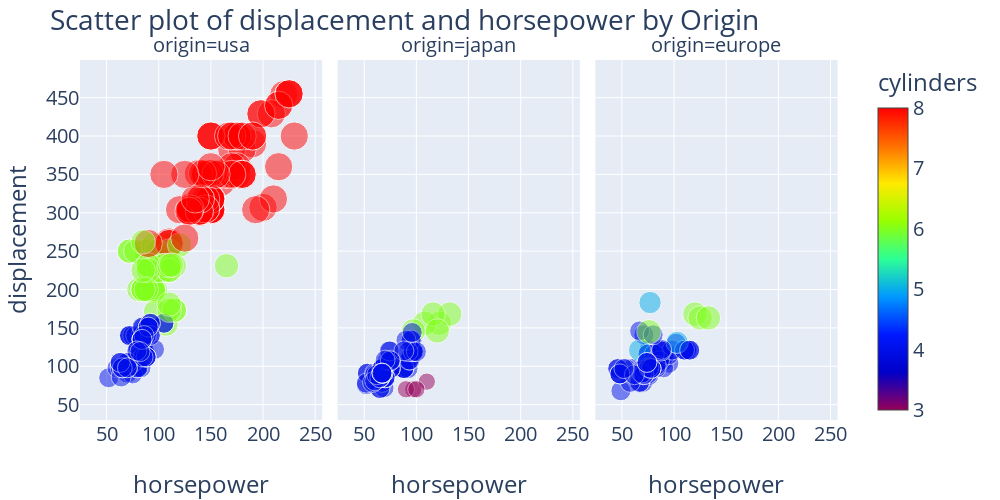

Here is the notebook cell this chart was saved with:
### Code cell
x = df.columns[3]
y = df.columns[2]
fig = px.scatter(df, x=x, y=y, color='cylinders', size='cylinders',facet_col="origin",
                 color_continuous_scale=px.colors.sequential.Rainbow,opacity=0.5,
                 width = 1000, height = 500)
fig.layout.title = f'Scatter plot of {y} and {x} by Origin'
fig.layout.font = dict(size = 20)
fig.show()

### Figure 1 — Plotly figure (JSON) as saved in the notebook; plotly's stock layout.template omitted (floating-point values rounded to 4 significant figures; data arrays with more than 128 entries replaced by an {"elided": "..."} marker saying what was removed)
{"data": [{"hoverlabel": {"namelength": 0}, "hovertemplate": "origin=usa<br>horsepower=%{x}<br>displacement=%{y}<br>cylinders=%{marker.color}", "legendgroup": "", "marker": {"color": {"elided": "249 int values"}, "coloraxis": "coloraxis", "opacity": 0.5, "size": {"elided": "249 int values"}, "sizemode": "area", "sizeref": 0.02, "symbol": "circle"}, "mode": "markers", "name": "", "showlegend": false, "type": "scatter", "x": {"elided": "249 int values"}, "xaxis": "x", "y": {"elided": "249 float values"}, "yaxis": "y"}, {"hoverlabel": {"namelength": 0}, "hovertemplate": "origin=japan<br>horsepower=%{x}<br>displacement=%{y}<br>cylinders=%{marker.color}", "legendgroup": "", "marker": {"color": [4, 4, 4, 4, 4, 4, 4, 3, 4, 4, 4, 4, 4, 3, 6, 4, 4, 4, 4, 4, 4, 4, 4, 4, 4, 4, 4, 4, 6, 4, 4, 4, 4, 6, 3, 4, 4, 4, 4, 4, 4, 4, 4, 4, 4, 4, 4, 4, 4, 4, 4, 4, 4, 4, 4, 6, 3, 4, 4, 4, 4, 4, 4, 4, 4, 4, 4, 4, 6, 6, 4, 4, 4, 4, 4, 4, 4, 4, 4], "coloraxis": "coloraxis", "opacity": 0.5, "size": [4, 4, 4, 4, 4, 4, 4, 3, 4, 4, 4, 4, 4, 3, 6, 4, 4, 4, 4, 4, 4, 4, 4, 4, 4, 4, 4, 4, 6, 4, 4, 4, 4, 6, 3, 4, 4, 4, 4, 4, 4, 4, 4, 4, 4, 4, 4, 4, 4, 4, 4, 4, 4, 4, 4, 6, 3, 4, 4, 4, 4, 4, 4, 4, 4, 4, 4, 4, 6, 6, 4, 4, 4, 4, 4, 4, 4, 4, 4], "sizemode": "area", "sizeref": 0.02, "symbol": "circle"}, "mode": "markers", "name": "", "showlegend": false, "type": "scatter", "x": [95, 88, 88, 95, 65, 69, 95, 97, 92, 97, 88, 88, 94, 90, 122, 67, 65, 52, 61, 97, 93, 75, 96, 97, 53, 53, 70, 75, 108, 68, 70, 75, 67, 97, 110, 52, 70, 60, 95, 97, 95, 97, 68, 65, 65, 60, 65, 90, 75, 92, 75, 65, 65, 67, 67, 132, 100, 72, 58, 60, 67, 65, 62, 68, 75, 75, 100, 74, 116, 120, 68, 68, 88, 75, 70, 67, 67, 67, 96], "xaxis": "x2", "y": [113, 97, 97, 113, 71, 72, 113, 70, 97, 120, 97, 97, 108, 70, 156, 79, 71, 76, 83, 120, 108, 97, 134, 119, 91, 91, 85, 97, 156, 98, 85, 97, 97, 146, 80, 78, 85, 91, 134, 119, 134, 119, 98, 86, 85, 89, 86, 134, 120, 119, 108, 86, 85, 91, 97, 168, 70, 107, 79, 81, 97, 85, 89, 91, 107, 108, 119, 120, 168, 146, 91, 91, 120, 107, 108, 91, 91, 91, 144], "yaxis": "y2"}, {"hoverlabel": {"namelength": 0}, "hovertemplate": "origin=europe<br>horsepower=%{x}<br>displacement=%{y}<br>cylinders=%{marker.color}", "legendgroup": "", "marker": {"color": [4, 4, 4, 4, 4, 4, 4, 4, 4, 4, 4, 4, 4, 4, 4, 4, 4, 4, 4, 4, 4, 4, 4, 4, 4, 4, 4, 4, 4, 4, 4, 4, 4, 4, 4, 4, 4, 4, 4, 4, 6, 4, 4, 4, 4, 4, 5, 6, 4, 6, 4, 4, 5, 4, 4, 4, 4, 4, 4, 5, 4, 4, 4, 4, 4, 4, 4, 6, 4, 4], "coloraxis": "coloraxis", "opacity": 0.5, "size": [4, 4, 4, 4, 4, 4, 4, 4, 4, 4, 4, 4, 4, 4, 4, 4, 4, 4, 4, 4, 4, 4, 4, 4, 4, 4, 4, 4, 4, 4, 4, 4, 4, 4, 4, 4, 4, 4, 4, 4, 6, 4, 4, 4, 4, 4, 5, 6, 4, 6, 4, 4, 5, 4, 4, 4, 4, 4, 4, 5, 4, 4, 4, 4, 4, 4, 4, 6, 4, 4], "sizemode": "area", "sizeref": 0.02, "symbol": "circle"}, "mode": "markers", "name": "", "showlegend": false, "type": "scatter", "x": [46, 87, 90, 95, 113, 90, 70, 76, 60, 54, 112, 76, 87, 69, 46, 90, 49, 75, 91, 112, 110, 83, 67, 78, 75, 75, 67, 71, 70, 95, 88, 98, 115, 86, 81, 83, 70, 71, 102, 88, 120, 58, 78, 78, 110, 48, 103, 125, 115, 133, 71, 71, 77, 71, 69, 76, 78, 48, 48, 67, 67, null, 62, 88, 74, null, 80, 76, 74, 52], "xaxis": "x3", "y": [97, 110, 107, 104, 121, 116, 79, 88, 97, 97, 121, 121, 120, 96, 97, 98, 68, 116, 114, 121, 121, 98, 79, 97, 90, 116, 79, 90, 90, 115, 120, 121, 121, 107, 116, 101, 90, 97, 130, 120, 168, 79, 97, 97, 121, 90, 131, 163, 121, 163, 89, 89, 183, 141, 91, 98, 97, 90, 90, 121, 146, 85, 89, 122, 105, 100, 141, 145, 105, 97], "yaxis": "y3"}], "layout": {"annotations": [{"font": {}, "showarrow": false, "text": "origin=usa", "x": 0.1567, "xanchor": "center", "xref": "paper", "y": 1, "yanchor": "bottom", "yref": "paper"}, {"font": {}, "showarrow": false, "text": "origin=japan", "x": 0.49, "xanchor": "center", "xref": "paper", "y": 1, "yanchor": "bottom", "yref": "paper"}, {"font": {}, "showarrow": false, "text": "origin=europe", "x": 0.8233, "xanchor": "center", "xref": "paper", "y": 1, "yanchor": "bottom", "yref": "paper"}], "coloraxis": {"colorbar": {"title": {"text": "cylinders"}}, "colorscale": [[0, "rgb(150,0,90)"], [0.125, "rgb(0,0,200)"], [0.25, "rgb(0,25,255)"], [0.375, "rgb(0,152,255)"], [0.5, "rgb(44,255,150)"], [0.625, "rgb(151,255,0)"], [0.75, "rgb(255,234,0)"], [0.875, "rgb(255,111,0)"], [1, "rgb(255,0,0)"]]}, "font": {"size": 20}, "height": 500, "legend": {"itemsizing": "constant", "tracegroupgap": 0}, "margin": {"t": 60}, "title": {"text": "Scatter plot of displacement and horsepower by Origin"}, "width": 1000, "xaxis": {"anchor": "y", "domain": [0, 0.3133], "title": {"text": "horsepower"}}, "xaxis2": {"anchor": "y2", "domain": [0.3333, 0.6467], "matches": "x", "title": {"text": "horsepower"}}, "xaxis3": {"anchor": "y3", "domain": [0.6667, 0.98], "matches": "x", "title": {"text": "horsepower"}}, "yaxis": {"anchor": "x", "domain": [0, 1], "title": {"text": "displacement"}}, "yaxis2": {"anchor": "x2", "domain": [0, 1], "matches": "y", "showticklabels": false}, "yaxis3": {"anchor": "x3", "domain": [0, 1], "matches": "y", "showticklabels": false}}}
